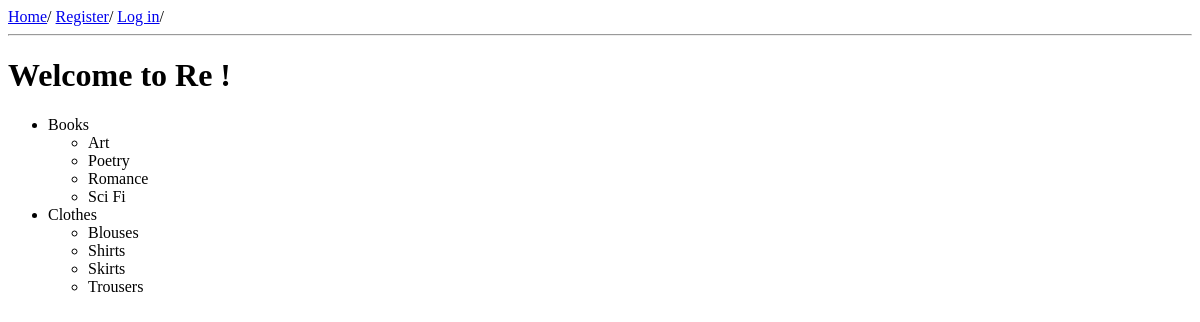
/, run on an earlier commit of the app's database.
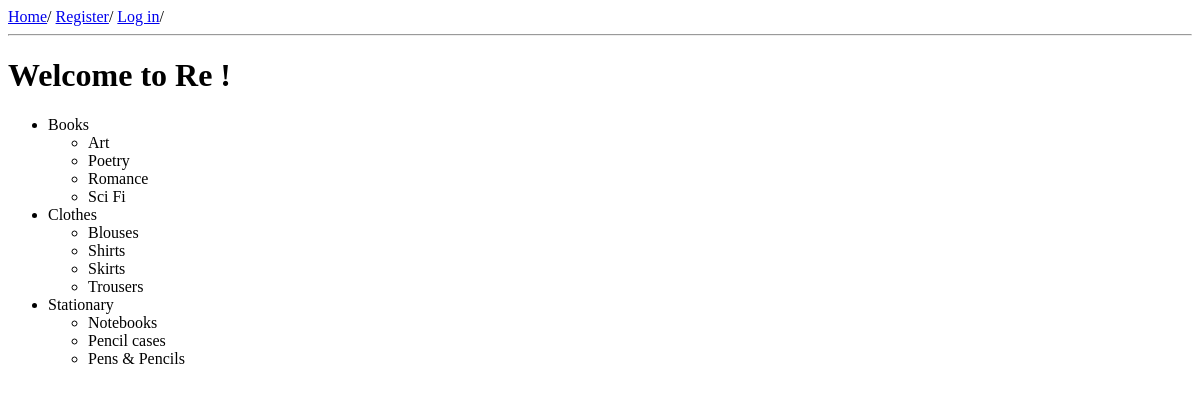
And on a later commit of the database.
### reuse/models.py (models this page shows, shortened)
class Category(models.Model):
    name = models.CharField(max_length = 128, unique = True)
    slug = models.SlugField(unique = True)
    class Meta:
        verbose_name_plural = "categories"

class Subcategory(models.Model):
    name = models.CharField(max_length = 128, unique = True)
    category = models.ForeignKey(Category, on_delete = models.CASCADE)
    slug = models.SlugField(unique = True)
    class Meta:
        verbose_name_plural = "subcategories"

### reuse/views.py (the view)
# urls.py: path('', views.homepage, name='homepage'),
def homepage(request):
    category_list = Category.objects.order_by('name')
    context_dict = {}
    context_dict['title'] = 'Welcome'
    context_dict['categories'] = {}
    for cat in category_list:
        context_dict['categories'][cat] = Subcategory.objects.filter(category=cat).order_by('name')
    response = render(request, 'reuse/homepage.html', context = context_dict)
    return response

### templates/reuse/homepage.html (shortened to what this page needs)
{% extends 'reuse/base.html' %}
{% load staticfiles %}
{% block body_block %}
        {% if categories %}
            <ul>
            {% for category, subcategories in categories.items %}
                <li> {{ category.name }} </li>
                {% if subcategories %}
                    <ul>
                        {% for subcategory in subcategories %}
                            <li> {{ subcategory.name}} </li>
                        {% endfor %}
                    </ul>
                {% else %}
                    <strong>There are no subcategories yet</strong>
                {% endif %}
            {% endfor %}
            </ul>
        {% else %}
            <strong>There are no categories yet</strong>
        {% endif %}
  {% endblock %}

### templates/reuse/base.html (shortened to what this page needs)
<!DOCTYPE html>
{% load staticfiles %}
<html>
	 <head lang="en">
	</head>
	<body>
		<nav>
			<a href="{% url 'reuse:homepage' %}">Home</a>/
			{% if user.is_authenticated %}
					<a href="{% url 'reuse:change_password' %}">Change Pass</a>/
					<a href="{% url 'reuse:logout' %}">Logout</a>
				{% else %}
					<a href="{% url 'reuse:register' %}">Register</a>/
					<a href="{% url 'reuse:login' %}">Log in</a>/
				{% endif %}
			<hr />
		</nav>
		<div>
			<h1>Welcome to Re !</h1>
		</div>
		<div>
			{% block body_block %}
			{% endblock %}
		</div>
	</body>
</html>

What changed in the data, as far as the page shows it:
added Category: name "Stationary"
added Subcategory: name "Notebooks", shown under "Stationary"
added Subcategory: name "Pencil cases", shown under "Stationary"
added Subcategory: name "Pens & Pencils", shown under "Stationary"
